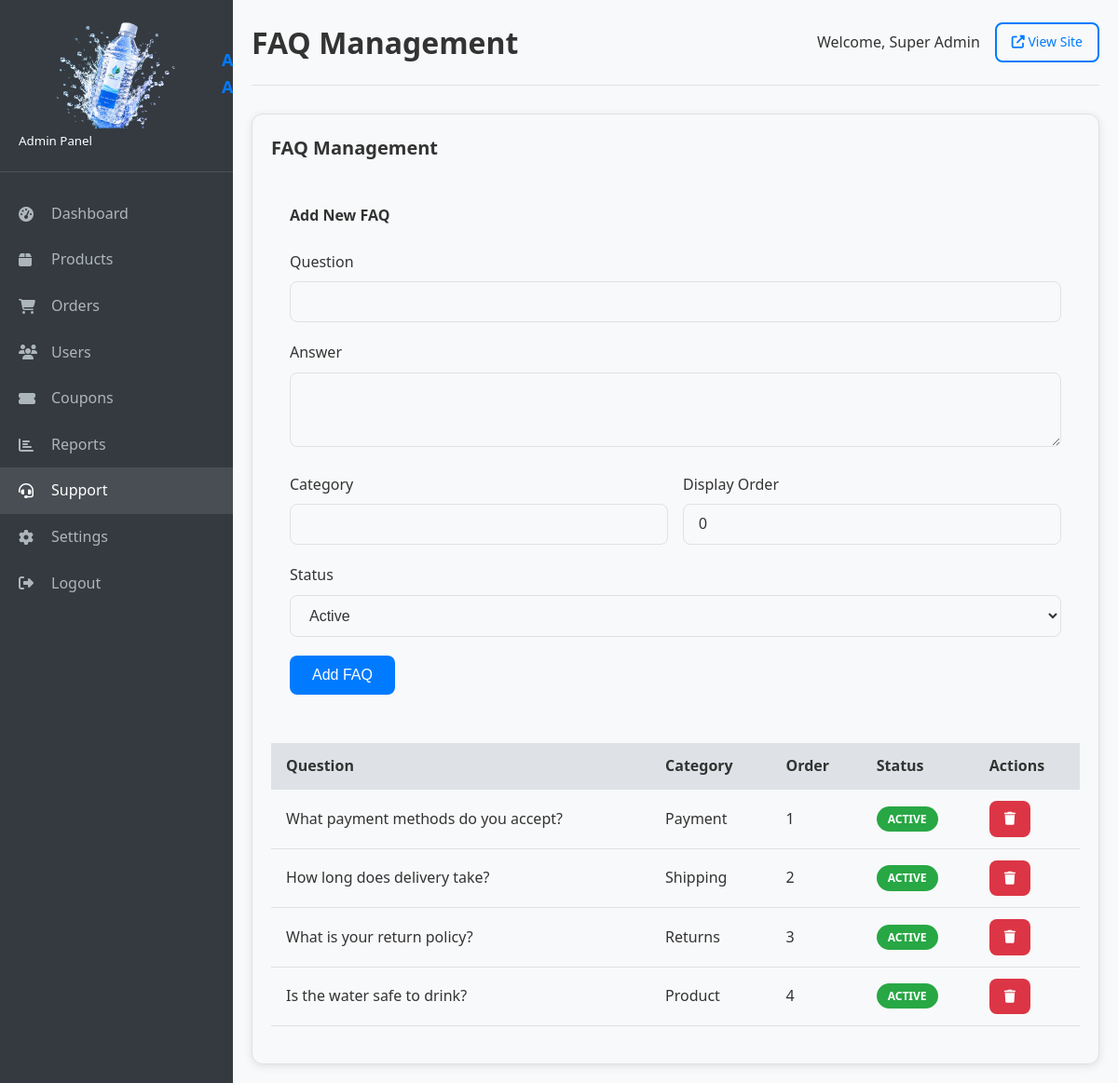
/admin/support/faq.php (signed in), run on the app's committed database.
### tables this page shows
CREATE TABLE IF NOT EXISTS faqs (
    id INT AUTO_INCREMENT PRIMARY KEY,
    question VARCHAR(255) NOT NULL,
    answer TEXT NOT NULL,
    category VARCHAR(50),
    display_order INT DEFAULT 0,
    status ENUM('active', 'inactive') DEFAULT 'active',
    created_at TIMESTAMP DEFAULT CURRENT_TIMESTAMP,
    updated_at TIMESTAMP DEFAULT CURRENT_TIMESTAMP ON UPDATE CURRENT_TIMESTAMP
);

### admin/support/faq.php (the view, shortened to what this page needs)
<?php
$pageTitle = 'FAQ Management';
require_once __DIR__ . '/../includes/header.php';
$stmt = $pdo->query("SELECT * FROM faqs ORDER BY display_order, created_at DESC");
$faqs = $stmt->fetchAll();
?>
<div class="card">
    <div class="card-body">
        <h3 class="card-title mb-3">FAQ Management</h3>
        <form method="POST" action="" class="mb-4" style="background: var(--light-color); padding: 20px; border-radius: var(--radius);">
            <h4 class="mb-3">Add New FAQ</h4>
            <div class="form-group">
                <label class="form-label">Question</label>
                <input type="text" name="question" class="form-control" required
                       value="<?php echo htmlspecialchars($_POST['question'] ?? ''); ?>">
            </div>
            <div class="form-group">
                <label class="form-label">Answer</label>
                <textarea name="answer" class="form-control" rows="3" required><?php echo htmlspecialchars($_POST['answer'] ?? ''); ?></textarea>
            </div>
            <div class="d-flex gap-2">
                <div class="form-group" style="flex: 1;">
                    <label class="form-label">Category</label>
                    <input type="text" name="category" class="form-control"
                           value="<?php echo htmlspecialchars($_POST['category'] ?? ''); ?>">
                </div>
                <div class="form-group" style="flex: 1;">
                    <label class="form-label">Display Order</label>
                    <input type="number" name="display_order" class="form-control"
                           value="<?php echo htmlspecialchars($_POST['display_order'] ?? '0'); ?>">
                </div>
            </div>
            <div class="form-group">
                <label class="form-label">Status</label>
                <select name="status" class="form-select">
                    <option value="active" <?php echo ($_POST['status'] ?? '') === 'active' ? 'selected' : ''; ?>>Active</option>
                </select>
            </div>
            <button type="submit" name="save_faq" class="btn btn-primary">Add FAQ</button>
        </form>
        <table class="table">
            <thead>
                <tr>
                    <th>Question</th>
                    <th>Category</th>
                    <th>Order</th>
                    <th>Status</th>
                    <th>Actions</th>
                </tr>
            </thead>
            <tbody>
                <?php foreach ($faqs as $faq): ?>
                    <tr>
                        <td><?php echo htmlspecialchars($faq['question']); ?></td>
                        <td><?php echo htmlspecialchars($faq['category'] ?? '-'); ?></td>
                        <td><?php echo $faq['display_order']; ?></td>
                        <td>
                            <span class="badge badge-<?php echo $faq['status'] === 'active' ? 'success' : 'danger'; ?>">
                                <?php echo ucfirst($faq['status']); ?>
                            </span>
                        </td>
                        <td>
                            <a href="faq.php?delete=<?php echo $faq['id']; ?>" class="btn btn-sm btn-danger" onclick="return confirm('Delete this FAQ?');">
                                <i class="fas fa-trash"></i>
                            </a>
                        </td>
                    </tr>
                <?php endforeach; ?>
            </tbody>
        </table>
    </div>
</div>
<?php require_once __DIR__ . '/../includes/footer.php'; ?>

### admin/includes/header.php (shortened to what this page needs)
<!DOCTYPE html>
<html lang="en">
<head>
    <link rel="stylesheet" href="<?php echo SITE_URL; ?>/assets/css/style.css">
    <link rel="stylesheet" href="https://cdnjs.cloudflare.com/ajax/libs/font-awesome/6.4.0/css/all.min.css">
</head>
<body>
    <div class="admin-layout">
        <aside class="admin-sidebar">
            <div class="brand">
                <a class="navbar-brand d-flex align-items-center" href="index.php">
    <img src="images/logo.png" alt="Abhi AquaLeaf Logo" class="site-logo">
    <span>Abhi AquaLeaf</span>
</a>
                <small>Admin Panel</small>
            </div>
            <ul class="admin-nav">
                <li><a href="<?php echo SITE_URL; ?>/admin/dashboard.php" class="<?php echo basename($_SERVER['PHP_SELF']) == 'dashboard.php' ? 'active' : ''; ?>"><i class="fas fa-tachometer-alt"></i> Dashboard</a></li>
                <li><a href="<?php echo SITE_URL; ?>/admin/products/index.php" class="<?php echo strpos($_SERVER['PHP_SELF'], 'products') !== false ? 'active' : ''; ?>"><i class="fas fa-box"></i> Products</a></li>
                <li><a href="<?php echo SITE_URL; ?>/admin/orders/index.php" class="<?php echo strpos($_SERVER['PHP_SELF'], 'orders') !== false ? 'active' : ''; ?>"><i class="fas fa-shopping-cart"></i> Orders</a></li>
                <li><a href="<?php echo SITE_URL; ?>/admin/users/index.php" class="<?php echo strpos($_SERVER['PHP_SELF'], 'users') !== false ? 'active' : ''; ?>"><i class="fas fa-users"></i> Users</a></li>
                <li><a href="<?php echo SITE_URL; ?>/admin/coupons/index.php" class="<?php echo strpos($_SERVER['PHP_SELF'], 'coupons') !== false ? 'active' : ''; ?>"><i class="fas fa-ticket-alt"></i> Coupons</a></li>
                <li><a href="<?php echo SITE_URL; ?>/admin/reports/index.php" class="<?php echo strpos($_SERVER['PHP_SELF'], 'reports') !== false ? 'active' : ''; ?>"><i class="fas fa-chart-bar"></i> Reports</a></li>
                <li><a href="<?php echo SITE_URL; ?>/admin/support/index.php" class="<?php echo strpos($_SERVER['PHP_SELF'], 'support') !== false ? 'active' : ''; ?>"><i class="fas fa-headset"></i> Support</a></li>
                <li><a href="<?php echo SITE_URL; ?>/admin/settings/index.php" class="<?php echo strpos($_SERVER['PHP_SELF'], 'settings') !== false ? 'active' : ''; ?>"><i class="fas fa-cog"></i> Settings</a></li>
                <li><a href="<?php echo SITE_URL; ?>/admin/logout.php"><i class="fas fa-sign-out-alt"></i> Logout</a></li>
            </ul>
        </aside>
        <main class="admin-content">
            <div class="admin-header">
                <h1><?php echo isset($pageTitle) ? $pageTitle : 'Dashboard'; ?></h1>
                <div class="d-flex align-items-center gap-2">
                    <span>Welcome, <?php echo htmlspecialchars($_SESSION['admin_name']); ?></span>
                    <a href="<?php echo SITE_URL; ?>/" target="_blank" class="btn btn-sm btn-outline">
                        <i class="fas fa-external-link-alt"></i> View Site
                    </a>
                </div>
            </div>

### admin/includes/footer.php (shortened to what this page needs)
        </main>
    </div>
</body>
</html>

### assets/css/style.css (style rules this page uses)
:root { --primary-color: #007bff; --secondary-color: #0056b3; --success-color: #28a745; --danger-color: #dc3545; --warning-color: #ffc107; --info-color: #17a2b8; --light-color: #f8f9fa; --dark-color: #343a40; --text-color: #333; --text-muted: #6c757d; --border-color: #dee2e6; --shadow: 0 2px 10px rgba(0,0,0,0.1); --shadow-lg: 0 5px 20px rgba(0,0,0,0.15); --radius: 8px; --radius-lg: 12px; --transition: all 0.3s ease; }
* { margin: 0; padding: 0; box-sizing: border-box; }
body { font-family: 'Segoe UI', Tahoma, Geneva, Verdana, sans-serif; line-height: 1.6; color: var(--text-color); background-color: var(--light-color); transition: var(--transition); }
a { text-decoration: none; color: inherit; transition: var(--transition); }
img { max-width: 100%; height: auto; }
.btn { display: inline-block; padding: 12px 24px; border: none; border-radius: var(--radius); cursor: pointer; font-size: 16px; font-weight: 500; text-align: center; transition: var(--transition); text-decoration: none; }
.btn-primary { background-color: var(--primary-color); color: white; }
.btn-danger { background-color: var(--danger-color); color: white; }
.btn-outline { background-color: transparent; border: 2px solid var(--primary-color); color: var(--primary-color); }
.btn-sm { padding: 8px 16px; font-size: 14px; }
.form-group { margin-bottom: 20px; }
.form-label { display: block; margin-bottom: 8px; font-weight: 500; color: var(--text-color); }
.form-control { width: 100%; padding: 12px 16px; border: 1px solid var(--border-color); border-radius: var(--radius); font-size: 16px; transition: var(--transition); background-color: var(--light-color); color: var(--text-color); }
.form-select { width: 100%; padding: 12px 16px; border: 1px solid var(--border-color); border-radius: var(--radius); font-size: 16px; background-color: var(--light-color); color: var(--text-color); cursor: pointer; }
.card { background-color: var(--light-color); border: 1px solid var(--border-color); border-radius: var(--radius-lg); box-shadow: var(--shadow); overflow: hidden; transition: var(--transition); }
.card-body { padding: 20px; }
.card-title { font-size: 20px; font-weight: 600; margin-bottom: 12px; color: var(--text-color); }
.badge { display: inline-block; padding: 4px 12px; border-radius: 20px; font-size: 12px; font-weight: 600; text-transform: uppercase; }
.badge-success { background-color: var(--success-color); color: white; }
.navbar-brand { font-size: 18px; font-weight: 700; color: var(--primary-color); display: flex; align-items: center; gap: 8px; }
.table { width: 100%; border-collapse: collapse; margin-bottom: 20px; }
.table th, .table td { padding: 12px 16px; text-align: left; border-bottom: 1px solid var(--border-color); }
.table th { background-color: var(--border-color); font-weight: 600; }
.mb-3 { margin-bottom: 24px; }
.mb-4 { margin-bottom: 32px; }
.d-flex { display: flex; }
.align-items-center { align-items: center; }
.gap-2 { gap: 16px; }

### admin/includes/header.php (style rules this page uses)
.admin-layout { display: flex; min-height: 100vh; }
.admin-sidebar { width: 250px; background: var(--dark-color); color: white; padding: 20px 0; position: fixed; height: 100%; overflow-y: auto; }
.admin-sidebar .brand { padding: 0 20px 20px; border-bottom: 1px solid #495057; margin-bottom: 20px; }
.admin-nav { list-style: none; padding: 0; margin: 0; }
.admin-nav li { padding: 0; }
.admin-nav a { display: flex; align-items: center; padding: 12px 20px; color: #adb5bd; text-decoration: none; transition: var(--transition); }
.admin-nav a:hover, .admin-nav a.active { background: rgba(255,255,255,0.1); color: white; }
.admin-nav a i { width: 25px; margin-right: 10px; }
.admin-content { flex: 1; margin-left: 250px; padding: 20px; }
.admin-header { display: flex; justify-content: space-between; align-items: center; margin-bottom: 30px; padding-bottom: 20px; border-bottom: 1px solid var(--border-color); }

### data on the page
faqs: question "What payment methods do you accept?", category "Payment", display_order "1", status "ACTIVE"
faqs: question "How long does delivery take?", category "Shipping", display_order "2", status "ACTIVE"
faqs: question "What is your return policy?", category "Returns", display_order "3", status "ACTIVE"
faqs: question "Is the water safe to drink?", category "Product", display_order "4", status "ACTIVE"

### other printed values
$pageTitle "FAQ Management"
$_SESSION['admin_name'] "Super Admin"
